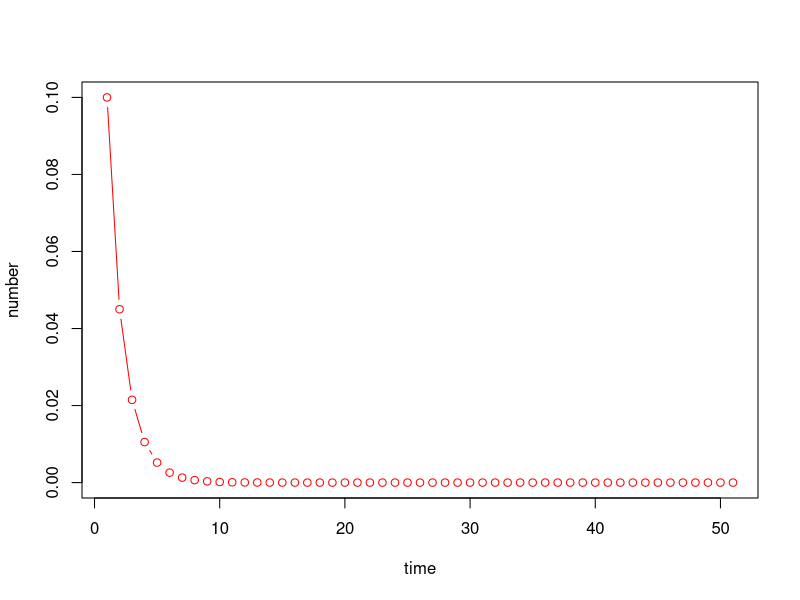
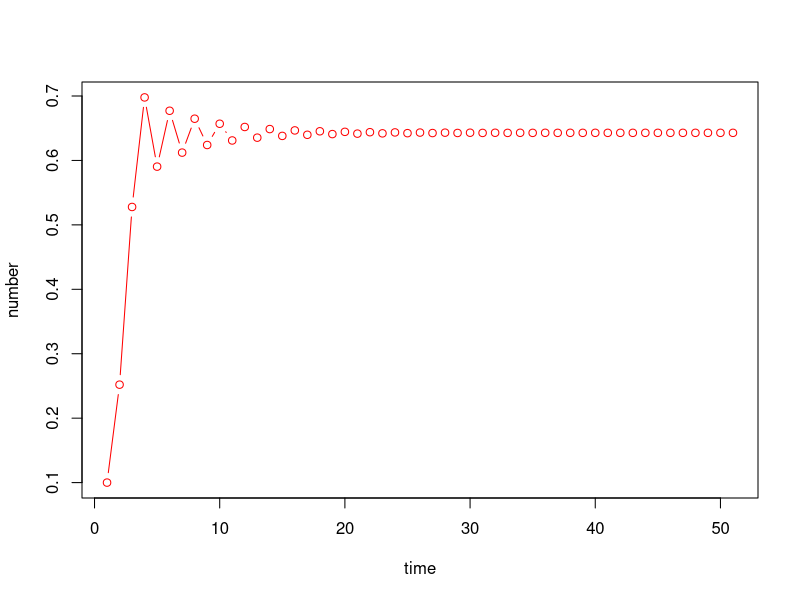
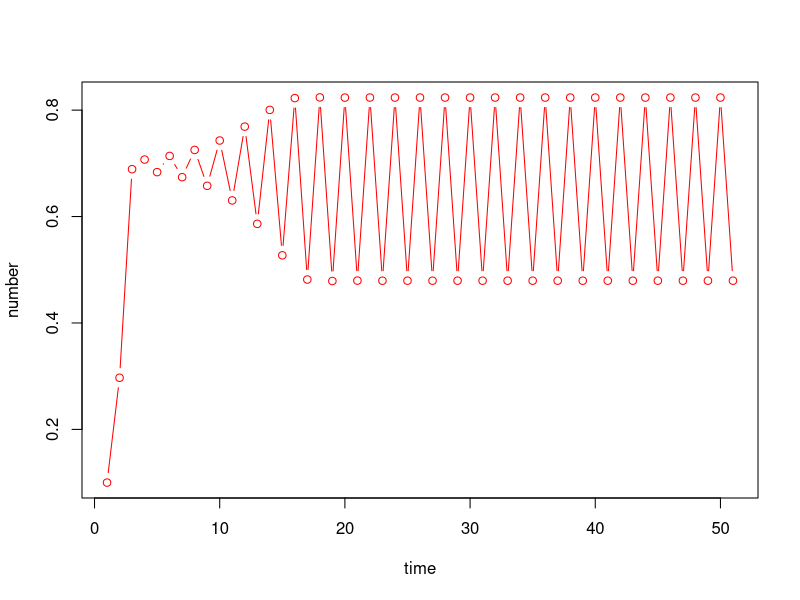
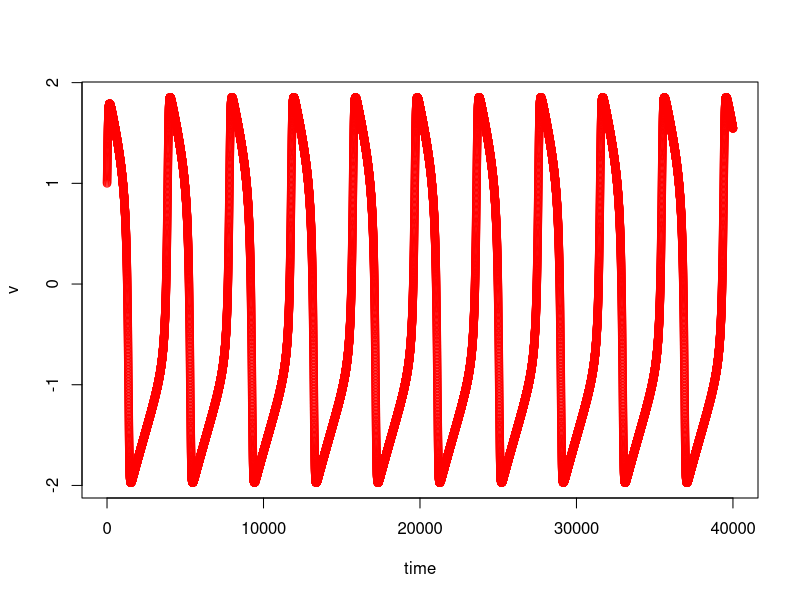
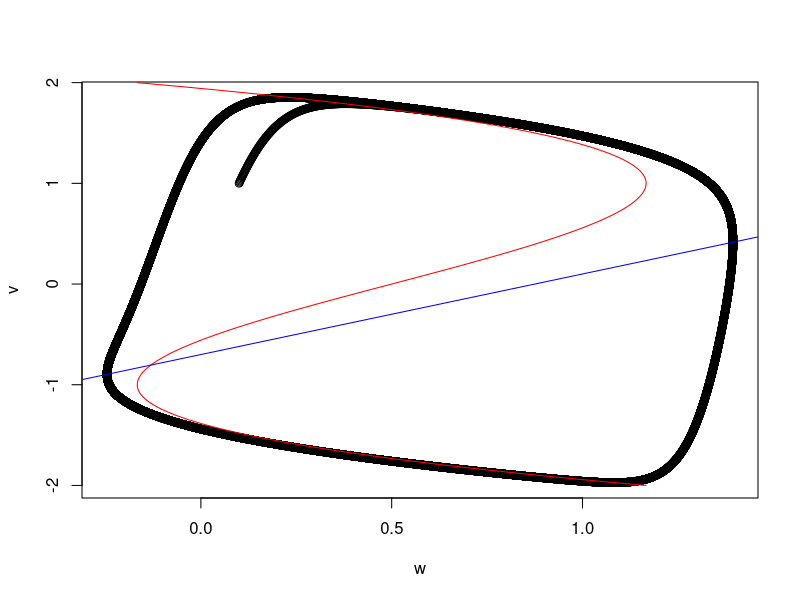
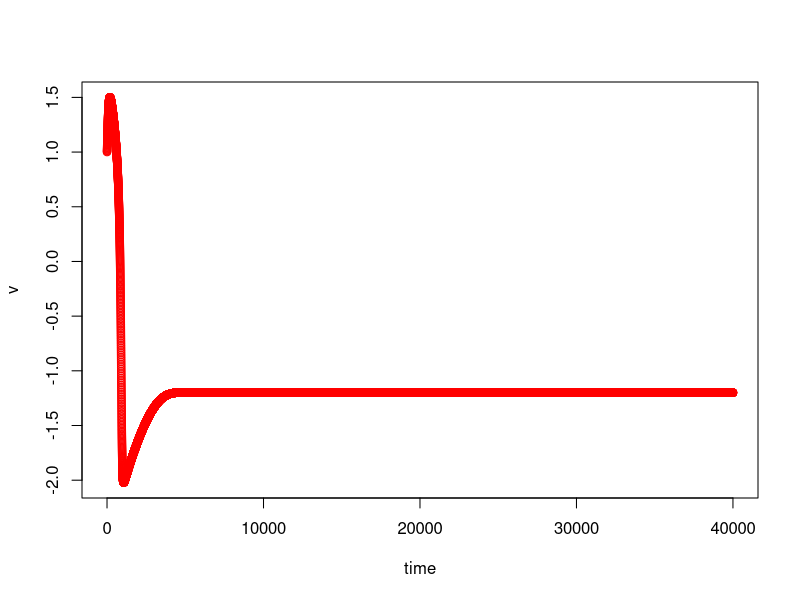
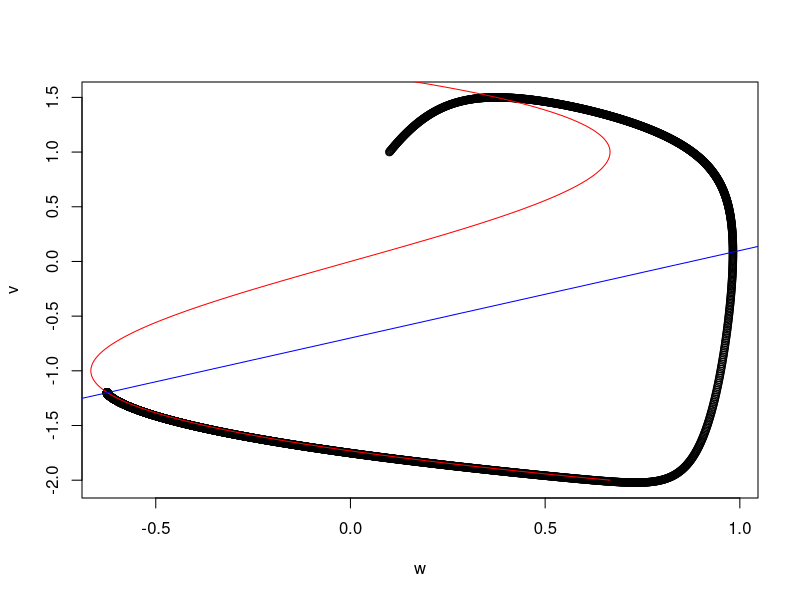
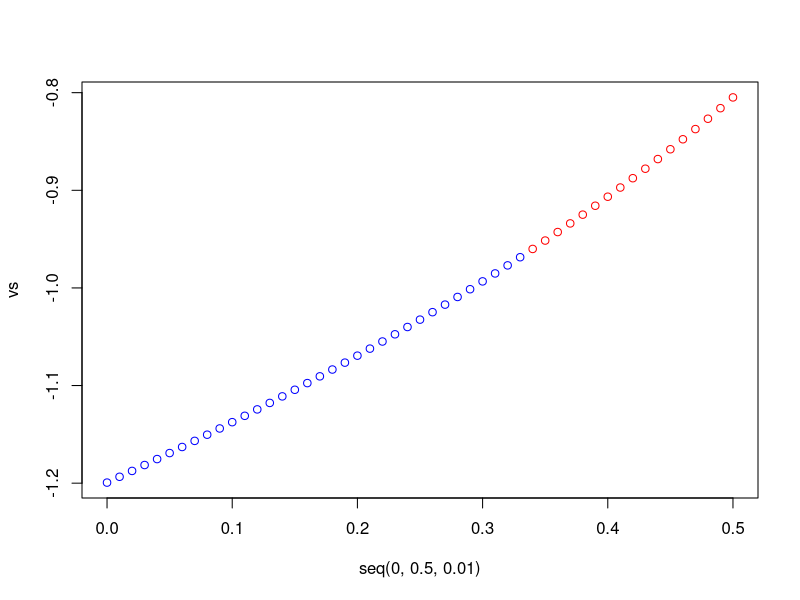

Source code (R) for these figures, in order:
## ---- chunk 1
knitr::opts_chunk$set(echo = TRUE)
## ---- chunk 2

num=matrix(0,51,3)
num[1,]=rep(0.1,3)
rate = c(0.5,2.8,3.3)

for (c in 1:3)
  for (r in 1:50)
    num[r+1,c] = rate[c]*num[r,c]*(1-num[r,c])
    
## ---- chunk 3
for (i in 1:3)
  plot(1:51,num[,i],type="b",col="red",xlab="time",ylab="number")
## ---- chunk 4
integrate <- function(x0,t,h){
  x = x0
  ite = t/h
  for (i in 1:ite)
    x = x + h*x
    ite=ite+1
    return(x)
}
## ---- chunk 5
integrate(1,5,0.1)
integrate(1,5,0.01)
integrate(1,5,0.001)
## ---- chunk 6
Cu=0.5
h=0.01
t=400
e=0.08
b=0.8
a=0.7
ite = t/h
v = rep(0,ite+1)
w = rep(0,ite+1)
v[1]=1
w[1]=0.1
## ---- chunk 7
for (i in 1:ite) {
  dw = (e * (v[i] + a - b*w[i]))*h
  dv = (v[i] - (v[i]^3)/3 -w[i] + Cu)*h
  w[i+1] <- w[i] + dw
  v[i+1] <- v[i] + dv
#  cat(i,collapse="\n")
#  cat(dw,collapse="\n")
#  cat(dv,collapse="\n")
}
## ---- chunk 8
plot(1:(ite+1),v,type="b",col="red",xlab="time",ylab="v")
## ---- chunk 9
plot(w,v)
v0 <- seq(-2,2,by = 0.01)
w0 <- v0 - v0^3 / 3 + Cu
lines(w0,v0,col="red")
w1 <- (v0 + a)/b
lines(w1,v0,col="blue")
## ---- chunk 10
#v - v^3/3 - (v + a)/b + Cu
polyroot(c(-a/b+Cu,1-1/b,0,-1/3))
## ---- chunk 11
vstar = polyroot(c(-a/b+Cu,1-1/b,0,-1/3))
eigen(matrix(c(1-vstar[2]^2,e,-1,-b*e),2,2))
## ---- chunk 12
Cu = 0
for (i in 1:ite) {
  dw = (e * (v[i] + a - b*w[i]))*h
  dv = (v[i] - (v[i]^3)/3 -w[i] + Cu)*h
  w[i+1] <- w[i] + dw
  v[i+1] <- v[i] + dv
#  cat(i,collapse="\n")
#  cat(dw,collapse="\n")
#  cat(dv,collapse="\n")
}
plot(1:(ite+1),v,type="b",col="red",xlab="time",ylab="v")
plot(w,v)
v0 <- seq(-2,2,by = 0.01)
w0 <- v0 - v0^3 / 3 + Cu
lines(w0,v0,col="red")
w1 <- (v0 + a)/b
lines(w1,v0,col="blue")
polyroot(c(-a/b+Cu,1-1/b,0,-1/3))
vstar = polyroot(c(-a/b+Cu,1-1/b,0,-1/3))
eigen(matrix(c(1-vstar[2]^2,e,-1,-b*e),2,2))
## ---- chunk 13
vs=c()
for (Cu in seq(0,0.5,0.01)){
  vs = c(vs,polyroot(c(-a/b+Cu,1-1/b,0,-1/3))[2])
}
## ---- chunk 14
vseigen <- c()
for (vst in vs){
  tmp = eigen(matrix(c(1-vst^2,e,-1,-b*e),2,2))
#  cat(tmp$values)
  vseigen <- c(vseigen,Re(tmp$values[1]))
}
plot(seq(0,0.5,0.01),vs,col=ifelse(vseigen>0,"red","blue"))
